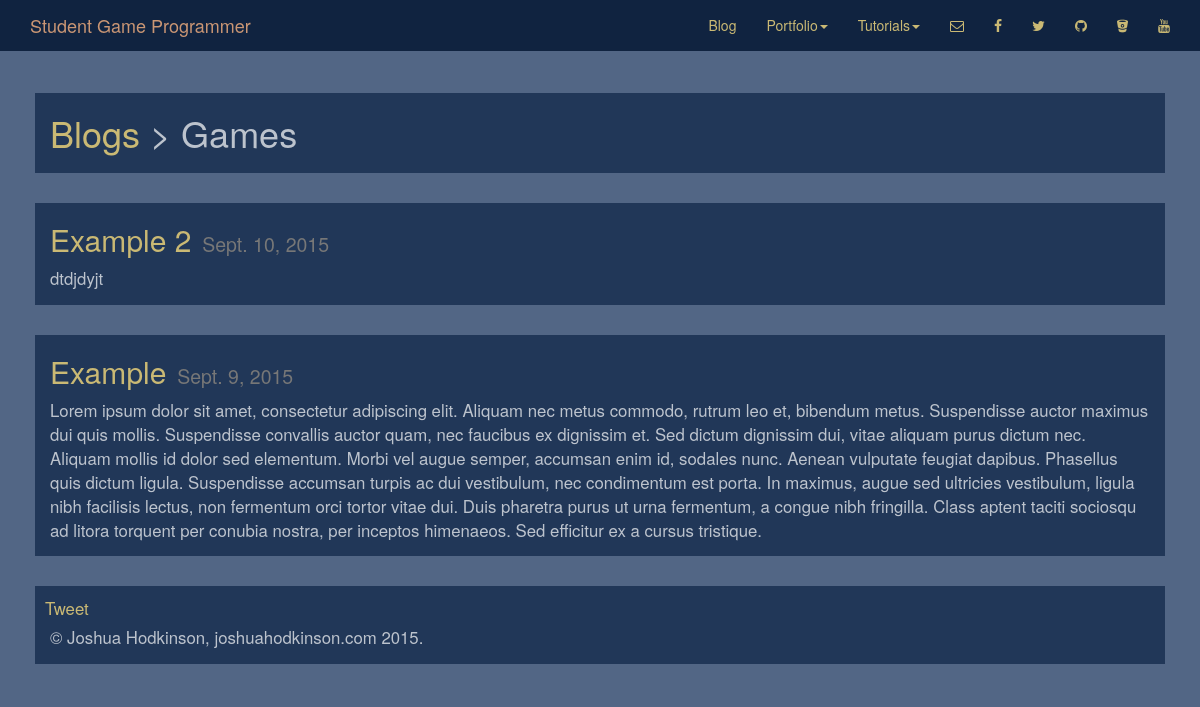
/blog/category/2/games/, run on the app's committed database.
### blog/models.py (models this page shows, shortened)
class Category(models.Model):
	title = models.CharField(max_length = 50)
	slug = models.SlugField(max_length=50)
	class Meta:
		verbose_name = "Category"
		verbose_name_plural = "Categories"
		ordering = ["title"]

class Blog(models.Model):
	title = models.CharField(max_length=50)
	slug = models.SlugField(max_length=50, unique=True)
	body = models.TextField()
	posted = models.DateField(auto_now_add=True)
	category = models.ForeignKey('blog.Category', blank=True, null=True)
	tags = models.ManyToManyField('blog.Tag')
	@permalink
	def get_absolute_url(self):
		return ('blog-post', None, {'slug':self.slug, 'id':self.id,})
	class Meta:
		verbose_name = "Post"
		verbose_name_plural = "Posts"
		ordering = ["-posted"]

### blog/views.py (the view)
# urls.py: url(r'^category/(?P<id>[0-9]+)/(?P<slug>[-\w\d]+)/$', 'blog.views.category', name='blog-category'),
def category(request, id, slug):
	category = get_object_or_404(Category, pk=id)
	return render(request, "blog/list.html", {
			'title' : category.title,
			'list' : category,
			'posts' : Blog.objects.filter(category=category)
		})

### blog/templates/blog/list.html (shortened to what this page needs)
{% extends "base.html"%}
{% load staticfiles %}
{% load  markdown_deux_tags %}
{% block content%}
	<div class="container" style="margin-top: 78px;">
		<div class="row content">
			<H1><a href="{% url 'blog' %}">Blogs</a> > {{title}}</H1>
		</div>
		<div class="row">
			{% if posts %}
				{% for post in posts %}
					<div class="col-xs-12">
						<div class="content">
							<h2><a href="{{post.get_absolute_url}}" style="color:#cab974;">{{post.title}}</a><small>&nbsp;&nbsp;{{post.posted}}</small></h2>
							<p>{{post.body|markdown}}</p>
						</div>
					</div>
				{% endfor %}
			{% endif %}
		</div>
	</div>
{% endblock %}

### static/css/custom.css (style rules this page uses)
body { background-color: #526685; color: rgba(255, 255, 255, 0.7); }
.h1, .h2, .h3, h1, h2, h3 { margin: 10px 5px; }
a { color:#cab974; }
p { margin: 5px; }
.content { margin: 15px 5px; padding: 10px; background-color: #213758; color: rgba(255, 255, 255, 0.7); font-size: larger; }
.content>h1>a { color: #cab974; }

### data on the page
Category: title "Games"
Blog: title "Example 2", posted "Sept. 10, 2015", body "dtdjdyjt"
Blog: title "Example", posted "Sept. 9, 2015", body "Lorem ipsum dolor sit amet, consectetur adipiscing elit. Aliquam nec metus commodo, rutrum leo et, bibendum metus. Suspendisse auctor maximus dui quis mollis. Suspendisse convallis auctor quam, nec faucibus ex dignissim et. Sed dictum dignissim dui, vitae aliquam purus dictum nec. Aliquam mollis id dolor sed elementum. Morbi vel augue semper, accumsan enim id, sodales nunc. Aenean vulputate feugiat dapibus. Phasellus quis dictum ligula. Suspendisse accumsan turpis ac dui vestibulum, nec condimentum est porta. In maximus, augue sed ultricies vestibulum, ligula nibh facilisis lectus, non fermentum orci tortor vitae dui. Duis pharetra purus ut urna fermentum, a congue nibh fringilla. Class…"
